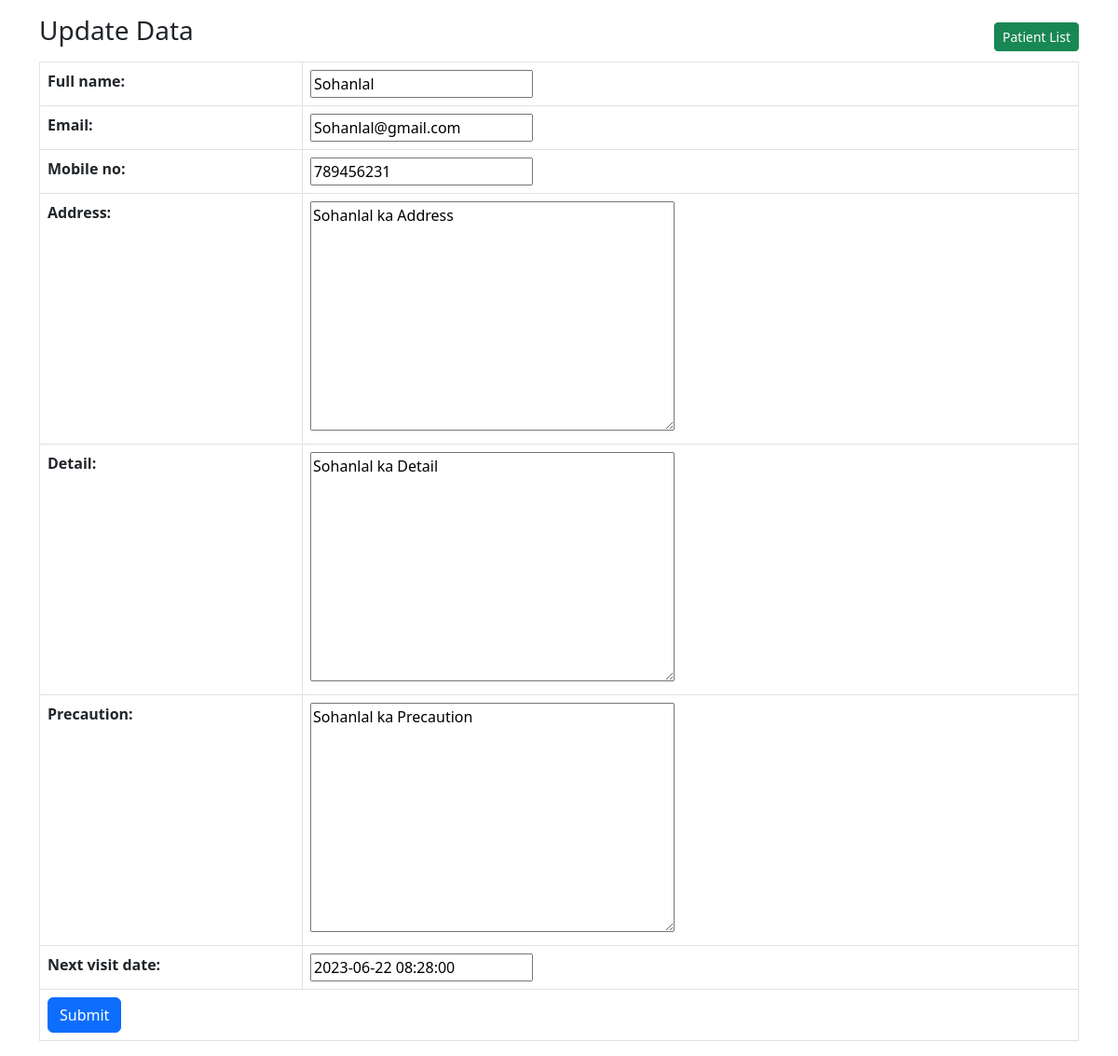
Page /update-patient/2 on the committed database.
### main/models.py (models this page shows, shortened)
class Patient(models.Model):
    full_name=models.CharField(max_length=100)
    email=models.CharField(max_length=100)
    mobile_no=models.CharField(max_length=15)
    address=models.TextField()
    detail=models.TextField()
    precaution=models.TextField()
    visit_date=models.DateTimeField(auto_now_add=True)
    next_visit_date=models.DateTimeField()

### main/views.py (the view)
# urls.py: path('update-patient/<int:id>',views.updatePatient,name='update-patient'),
def updatePatient(request, id):
    patient = Patient.objects.get(id=id)
    if request.method == 'POST':
        saveForm = PatientForm(request.POST,instance=patient)
        if saveForm.is_valid():
            saveForm.save()
            messages.success(request, 'Data has been added successfully.')
    form=PatientForm(instance=patient)
    return render(request, 'update-patient.html', {'form': form})

### main/forms.py
class PatientForm(forms.ModelForm):
    class Meta:
        model=Patient
        fields=('full_name','email','mobile_no','address','detail','precaution','next_visit_date')

### main/templates/update-patient.html (shortened to what this page needs)
{% load static %}
<!DOCTYPE html>
<html lang="en">
<head>
    <link rel="stylesheet" href="{% static 'bootstrap.min.css' %}">
</head>
<body>
    <main class="container">
        <h3 class="my-3">Update Data <a href="/" class="float-end btn btn-sm btn-success mt-2">Patient List</a></h3>
        <form method="post" action="">
            <table class="table table-bordered">
                {{form.as_table}}
                <tr>
                    <td colspan="2"><input type="submit" class="btn btn-primary" /></td>
                </tr>
            </table>
        </form>
    </main>
</body>
</html>

### rows in the picture
Patient: full_name "Sohanlal", email "Sohanlal@gmail.com", mobile_no "789456231", address "Sohanlal ka Address", detail "Sohanlal ka Detail", precaution "Sohanlal ka Precaution", next_visit_date "2023-06-22 08:28:00"
